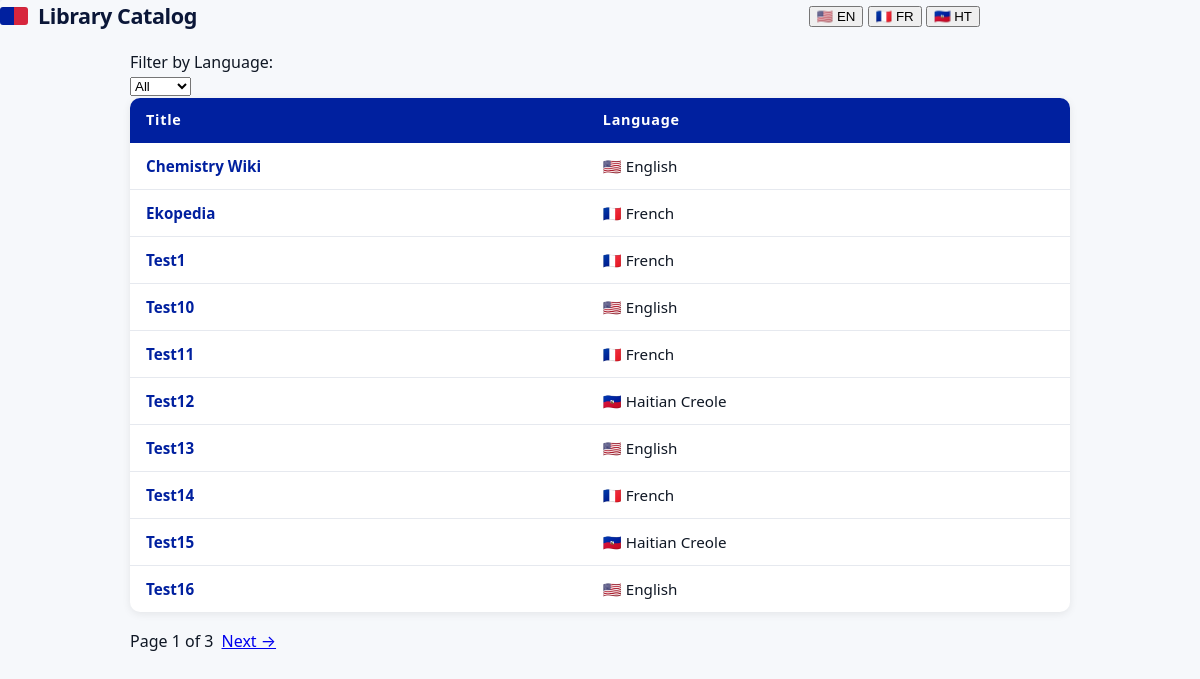
Before: / with the older database file.
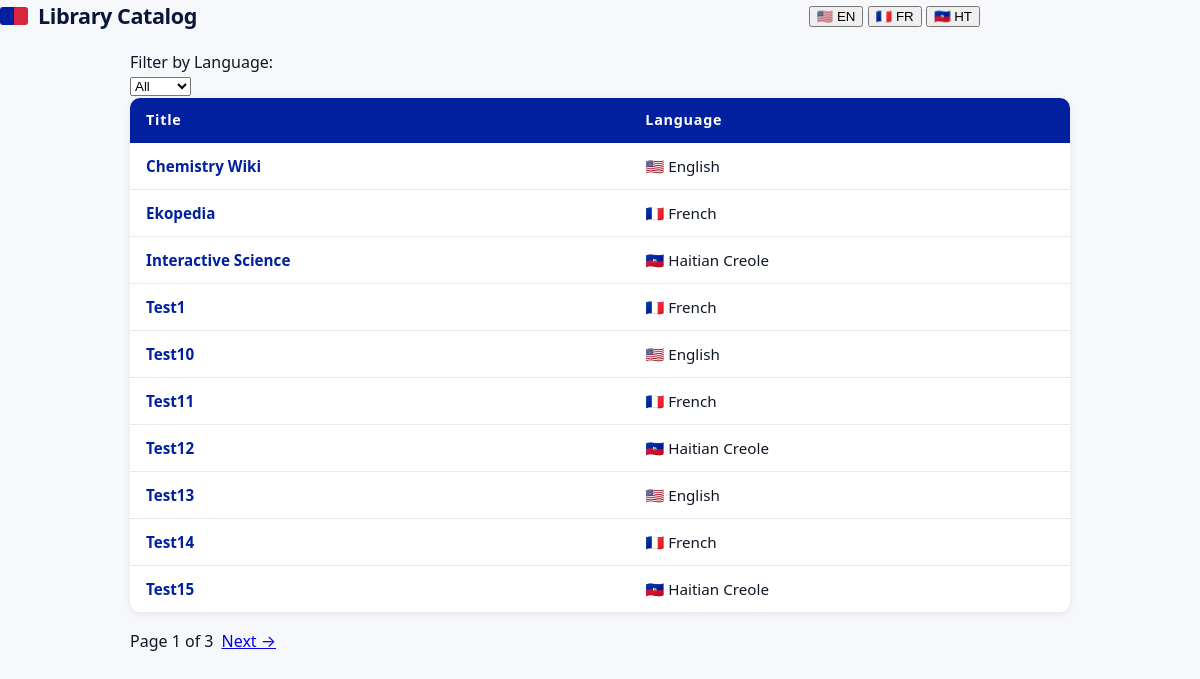
After: the same page with the newer database file.
### tables this page shows
CREATE TABLE library(id INTEGER PRIMARY KEY AUTOINCREMENT,filename TEXT UNIQUE,title TEXT,language TEXT,path TEXT);

### app.py (the view)
@app.route("/")
def index():
    page = int(request.args.get("page", 1))
    language = request.args.get("language", None)
    zim_files = get_zim_files(page, language)
    total_pages = get_total_pages(language)
    return render_template("home.html", page=page, total_pages=total_pages, zim_files=zim_files, language=language)

### database.py (called while the page is built)
def get_zim_files(page, language=None):
    offset = (page - 1) * 10
    connection = sqlite3.connect(config.DATABASE_PATH)
    connection.row_factory = sqlite3.Row
    cursor = connection.cursor()
    if language:
        cursor.execute("SELECT * FROM library WHERE language = ? ORDER BY title ASC LIMIT 10 OFFSET ?", (language, offset))
    else:
        cursor.execute("SELECT * FROM library ORDER BY title ASC LIMIT 10 OFFSET ?", (offset,))
    rows = cursor.fetchall()
    connection.close()
    return rows

def get_total_pages(language=None):
    connection = sqlite3.connect(config.DATABASE_PATH)
    cursor = connection.cursor()
    if language:
        cursor.execute("SELECT COUNT(*) FROM library WHERE language = ?", (language,))
    else:
        cursor.execute("SELECT COUNT(*) FROM library")
    total = cursor.fetchone()[0]
    connection.close()
    return (total + 9) // 10

### templates/home.html (shortened to what this page needs)
{% extends "layout.html" %}
{% block content %}
    <div class="content">
        <div class="filter-container">
            <label for="language-filter">Filter by Language:</label>
            <form method="get" action="/">
                <select name="language" onchange="this.form.submit()">
    <option value="" {% if not language %}selected{% endif %}>All</option>
</select>
            </form>
        </div>
        <table id="zim-table">
            <thead>
                <tr>
                    <th>Title</th>
                    <th>Language</th>
                </tr>
            </thead>
            <tbody>
                {% for zim in zim_files %}
                <tr data-language="{{ zim['language'] }}">
                    <td><a href="/reader/{{ zim['path'] }}">{{ zim['title'] }}</a></td>
                    <td>
                        {% if zim['language'] == "en" %} 🇺🇸 English
                        {% elif zim['language'] == "fr" %} 🇫🇷 French
                        {% elif zim['language'] == "ht" %} 🇭🇹 Haitian Creole
                        {% else %} {{ zim['language'] }}
                        {% endif %}
                    </td>
                </tr>
                {% endfor %}
            </tbody>
        </table>
        <div class="pagination">
<span>Page {{ page }} of {{ total_pages }}</span>
{% if page < total_pages %}
    <a href="/?page={{ page + 1 }}{% if language %}&language={{ language }}{% endif %}">Next →</a>
{% endif %}
        </div>
    </div>
{% endblock %}

### templates/layout.html (shortened to what this page needs)
<!DOCTYPE html>
<html lang="en">
    <head>
        <link href="{{ url_for('static', filename='styles.css') }}" rel="stylesheet">
    </head>
    <body>
        <header class="site-header">
            <h1>Library Catalog</h1>
            <div>
                <button>🇺🇸 EN</button>
                <button>🇫🇷 FR</button>
                <button>🇭🇹 HT</button>
            </div>
        </header>
        {% block content %}{% endblock %}
    </body>
</html>

### static/styles.css (style rules this page uses)
:root { --bg:#f6f8fb; --card:#ffffff; --muted:#4b5563; --accent-blue:#00209f; --accent-red:#d7263d; --accent-dark:#0b1738; --border:#e6e9ef; --pattern:#f0f4ff; --max-width:980px; --radius:10px; --gap:16px; font-family: "Noto Sans", system-ui, -apple-system, "Segoe UI", Roboto, "Helvetica Neue", Arial; color-scheme: light; }
body { margin: 0; background: linear-gradient(135deg, rgba(0,32,159,0.03) 0 2px, transparent 2px 4px), linear-gradient(45deg, rgba(215,38,61,0.02) 0 2px, transparent 2px 4px), var(--bg); color: #0f1724; line-height: 1.45; -webkit-font-smoothing: antialiased; -moz-osx-font-smoothing: grayscale; padding: 0; min-height: 100vh; box-sizing: border-box; }
* { box-sizing:border-box }
html,body { height:100% }
.site-header { width:100%; max-width:var(--max-width); margin:0 0 18px; display:flex; align-items:center; justify-content:space-between; gap:12px; }
.site-header h1 { margin:0; font-size:1.35rem; letter-spacing:-0.02em; color:var(--accent-dark); display:flex; align-items:center; gap:10px; }
.site-header h1::before { content:""; width:28px; height:18px; display:inline-block; background: linear-gradient(90deg, var(--accent-blue) 50%, var(--accent-red) 50%); border-radius:3px; box-shadow:0 1px 0 rgba(0,0,0,0.06) inset; }
.content { width: 100%; max-width: var(--max-width); margin: 20px auto; padding: 0 20px; }
.pagination { margin-top:18px; display:flex; gap:8px; }
table { width: 100%; border-collapse: collapse; background: var(--card); border-radius: var(--radius); overflow: hidden; box-shadow: 0 2px 8px rgba(0,0,0,0.08); }
th { background: var(--accent-blue); color: white; padding: 12px 16px; text-align: left; font-size: 0.9rem; letter-spacing: 0.05em; }
td { padding: 12px 16px; border-bottom: 1px solid var(--border); font-size: 0.95rem; }
tr:last-child td { border-bottom: none; }
td a { color: var(--accent-blue); font-weight: 600; text-decoration: none; }

Changed rows visible on the page:
no longer on this page (row unchanged): library: title "Test16", language "🇺🇸 English"
added library: title "Interactive Science", language "🇭🇹 Haitian Creole"
